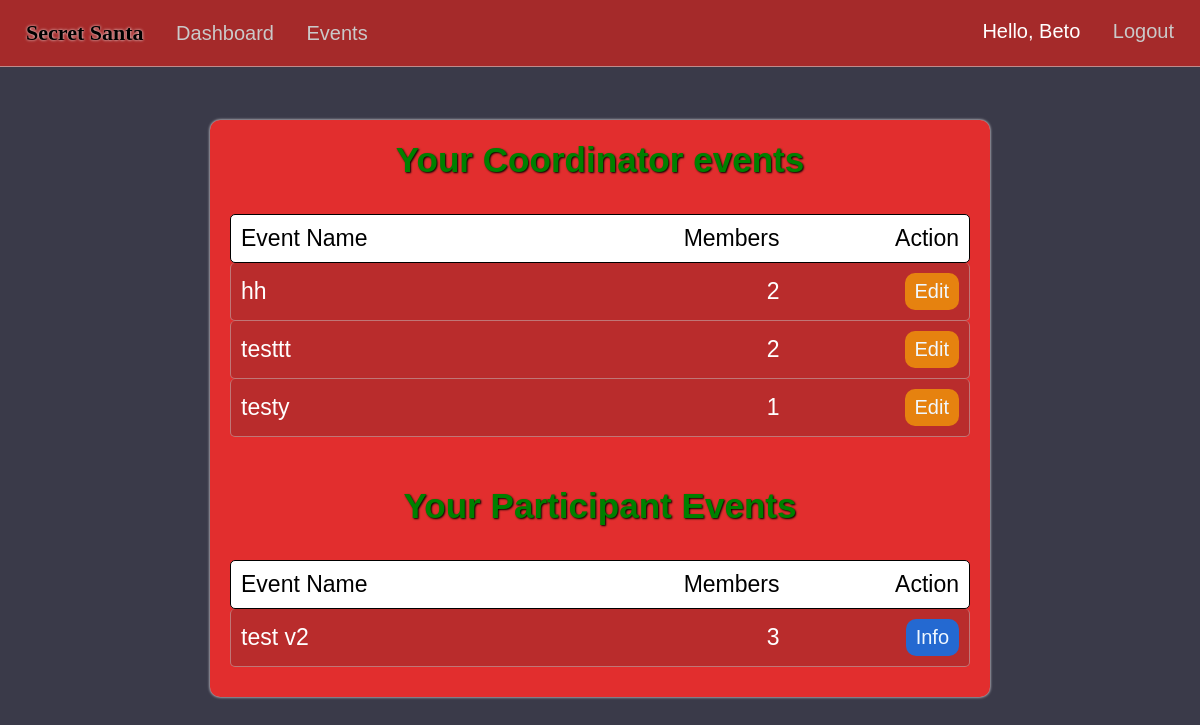
Before: /dashboard (signed in) with the older database file.
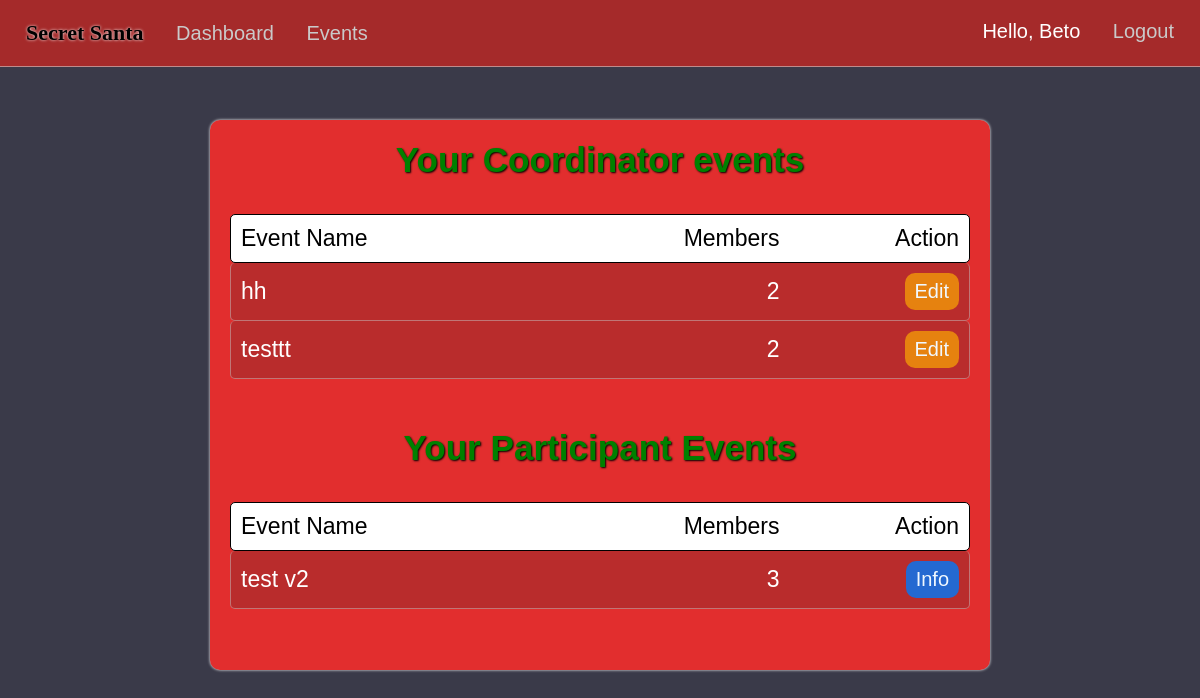
After: the same page with the newer database file.
### market/models.py (models this page shows, shortened)
class User(db.Model, UserMixin):
    id = db.Column(db.Integer(), primary_key=True)
    username = db.Column(db.String(length=30), nullable=False, unique=True)
    first_name = db.Column(db.String(length=50), nullable=False)
    last_name = db.Column(db.String(length=50), nullable=False)
    email_address = db.Column(db.String(length=50), nullable=False, unique=True)
    password_hash = db.Column(db.String(length=60), nullable=False)
    events = db.relationship('Event', backref='coordinator', lazy=True)
    events_attending = db.relationship('EventMembers', backref='attendees', lazy=True)
    @property
    def password(self):
        return self.password_hash

class EventMembers(db.Model):
    id = db.Column(db.Integer(), primary_key=True)
    event_id = db.Column(db.Integer(), db.ForeignKey('event.event_id'), nullable=False)
    user_id = db.Column(db.Integer(), db.ForeignKey('user.id'), nullable=False)
    status = db.Column(db.String(length=20))
    user = db.relationship('User', backref='event_members', lazy=True)
    events = db.relationship('Event', backref='event_link', lazy=True)

class Event(db.Model):
    event_id = db.Column(db.Integer(), primary_key=True)
    coordinator_id = db.Column(db.Integer(), db.ForeignKey('user.id'), nullable=False)
    event_name = db.Column(db.String(length=75), nullable=False, unique=True)
    event_date = db.Column(db.Date())
    event_status = db.Column(db.String(length=20))
    members = db.relationship('EventMembers', backref='attended_events', lazy=True)
    fields = db.relationship('EventFields', backref='event_for_field', lazy=True)
    filled_fields = db.relationship('UserEventFields', backref='FieldEvent', lazy=True)

### market/routes.py (the view)
@app.route("/dashboard")
@login_required
def dashboard_page():
    user_events=EventMembers.query.filter_by(user_id=current_user.id,status='member').all()
    return render_template('dashboard.html',user_events=user_events)

### market/models.py (called while the page is built)
@login_manager.user_loader
def load_user(user_id):
    return User.query.get(int(user_id))

### market/templates/dashboard.html (shortened to what this page needs)
{% extends 'base.html' %}
{% block style %}
<link rel= "stylesheet" type= "text/css" href= "{{ url_for('static',filename='styles/dashboard.css') }}">
{% endblock %}
{% block content %}
<center>
{% if user_events %}
  <div class="content-container">
  <div class="event-filled">
    <h3>Your Coordinator events</h3><br/>
    <div class="info-titles">
      <div class="event-info-interior">
        <p>Event Name</p>
        <p>Members</p>
      </div>
      <p>Action</p>
    </div>
  {% for event in user_events %}
    {% if event.attended_events.coordinator_id == current_user.id %}
      <div class="event-info">
        <div class="event-info-interior">
        <p>{{ event.attended_events.event_name }}</p>
        {% set count = [] %}
        {% for person in event.attended_events.members%}
          {% if person.status == 'member'%}
            {% set _ = count.append(person) %}
          {% endif %}
        {% endfor %}
        <p>{{count|length}}</p>
        </div>
        <a href="{{ url_for('event_info', event_id=event.event_id) }}"><button class="edit-btn">Edit</button></a>
      </div>
    {% endif %}
  {% endfor %}
  <br/>
  <h3 class="dash-title">Your Participant Events</h3><br/>
  <div class="info-titles">
    <div class="event-info-interior">
      <p>Event Name</p>
      <p>Members</p>
    </div>
    <p>Action</p>
  </div>
  {% for event in user_events %}
  {% if current_user.is_authenticated and event.attended_events.coordinator_id != current_user.id %}
    <div class="event-info">
      <div class="event-info-interior">
      <p>{{event.attended_events.event_name}}</p>
      <p class="members">{{ event.attended_events.members|length }}</p>
      </div>
      <a href="{{ url_for('event_info', event_id=event.event_id) }}"><button class="info-btn">Info</button></a>
    </div>
  {% endif %}
{% endfor %}
  </div>
  </div>
  {% endif%}
</center>
{% endblock %}

### market/templates/base.html (shortened to what this page needs)
<!DOCTYPE html>
<html lang="en">
<head>
  <link rel= "stylesheet" type= "text/css" href= "{{ url_for('static',filename='styles/main.css') }}">
  {% block style %}
  {% endblock %}
</head>
<body>
  <nav>
    <ul class="top-left-nav">
      <a href="{{ url_for('home_page') }}" ><li class="li-title">
        Secret Santa
      </li></a>
    {% if current_user.is_authenticated %}
      <li>
        <a href="{{ url_for('dashboard_page') }}" class="nav-item">Dashboard</a>
      </li>
      <li>
        <a href="{{ url_for('events_page') }}" class="nav-item">Events</a>
      </li>
    {% endif %}
    </ul>
    {% if current_user.is_authenticated %}
    <ul class="top-right-nav">
      <li>
        <p class="nav-name">Hello, {{ current_user.first_name.title() }} </p>
      </li>
      <li>
        <a class="nav-item" href="{{ url_for('logout_page') }}">Logout</a>
      </li>
    </ul>
    {% endif %}
  </nav>
  {% block content %}
  {% endblock %}
</body>
</html>

### market/static/styles/main.css (style rules this page uses)
* { margin: 0px; box-sizing: border-box; }
body { margin-top: 66px; font-family: Arial, Helvetica, sans-serif; background-color: rgb(58, 58, 73); color: white; padding: 0px 10px; padding-bottom: 80px; }
nav { display: flex; justify-content: space-between; background-color: brown; padding: 20px 20px; position: fixed; right: 0px; left: 0px; top:0px; z-index: 1000; color: black; font-family:'Gill Sans', 'Gill Sans MT', Calibri, 'Trebuchet MS', sans-serif; font-size: 20px; border-bottom: 1px solid rgba(209, 208, 208, 0.589); }
.li-title { font-weight: bolder; font-size: 22px; font-family: 'Grinched'; text-shadow: 0px 0px 3px white; }
.top-left-nav { list-style: none; padding: 0px; display: inline-block; }
.top-left-nav li,.top-right-nav li { display: inline-block; margin-right: 6px; margin-left: 6px; }
.top-right-nav { list-style: none; padding: 0px; display: inline-block; }
.nav-item { text-decoration: none; color: rgb(202, 201, 201); margin-left: 15px; }
.nav-name { text-decoration: none; color: rgb(255, 255, 255); }
a { text-decoration: none; color: Black; }

### market/static/styles/dashboard.css (style rules this page uses)
.event-filled { margin-left: 20px; margin-right: 20px; padding-bottom: 30px; margin-top: 120px; color: white; min-height: 550px; max-width: 780px; background-color: rgb(226, 46, 46); border-radius: 10px; box-shadow: 0px 0px 3px white; font-size: 30px; padding-top: 20px; font-family: 'Grinched', 'Gill Sans', 'Gill Sans MT', Calibri, 'Trebuchet MS', sans-serif; }
h3 { text-shadow: 1px 1px 2px black; color: green; }
.info-titles { color: black; display: flex; justify-content: space-between; padding: 10px; margin-left: 20px; margin-right: 20px; background-color: rgb(255, 255, 255); border-bottom: 1px solid rgba(201, 201, 201, 0.475); border-radius: 5px; align-items:center; font-size: 23px; border: 1px solid rgb(0, 0, 0); }
.event-info { display: flex; justify-content: space-between; padding: 10px; margin-left: 20px; margin-right: 20px; background-color: rgba(165, 44, 44, 0.664); border-bottom: 1px solid rgba(201, 201, 201, 0.475); border-radius: 5px; align-items:center; font-size: 23px; border-right: 1px solid rgba(201, 201, 201, 0.475); border-left: 1px solid rgba(201, 201, 201, 0.475); font-family: 'Gill Sans', 'Gill Sans MT', Calibri, 'Trebuchet MS', sans-serif; }
.event-info-interior { display: flex; width: 75%; font-size: 23px; justify-content: space-between; }
.dash-title { margin-top: 15px; }
.info-btn { cursor: pointer; background-color: rgb(36, 105, 209); border: none; color: aliceblue; padding: 7px 10px; border-radius: 10px; font-size: 20px; font-family: 'Gill Sans', 'Gill Sans MT', Calibri, 'Trebuchet MS', sans-serif; }
.edit-btn { cursor: pointer; background-color: rgb(230, 130, 15); border: none; color: aliceblue; padding: 7px 10px; border-radius: 10px; font-size: 20px; font-family: 'Gill Sans', 'Gill Sans MT', Calibri, 'Trebuchet MS', sans-serif; }

Changed rows visible on the page:
removed EventMembers: attended_events.event_name "testy", count "1", shown under "Your Coordinator events"
